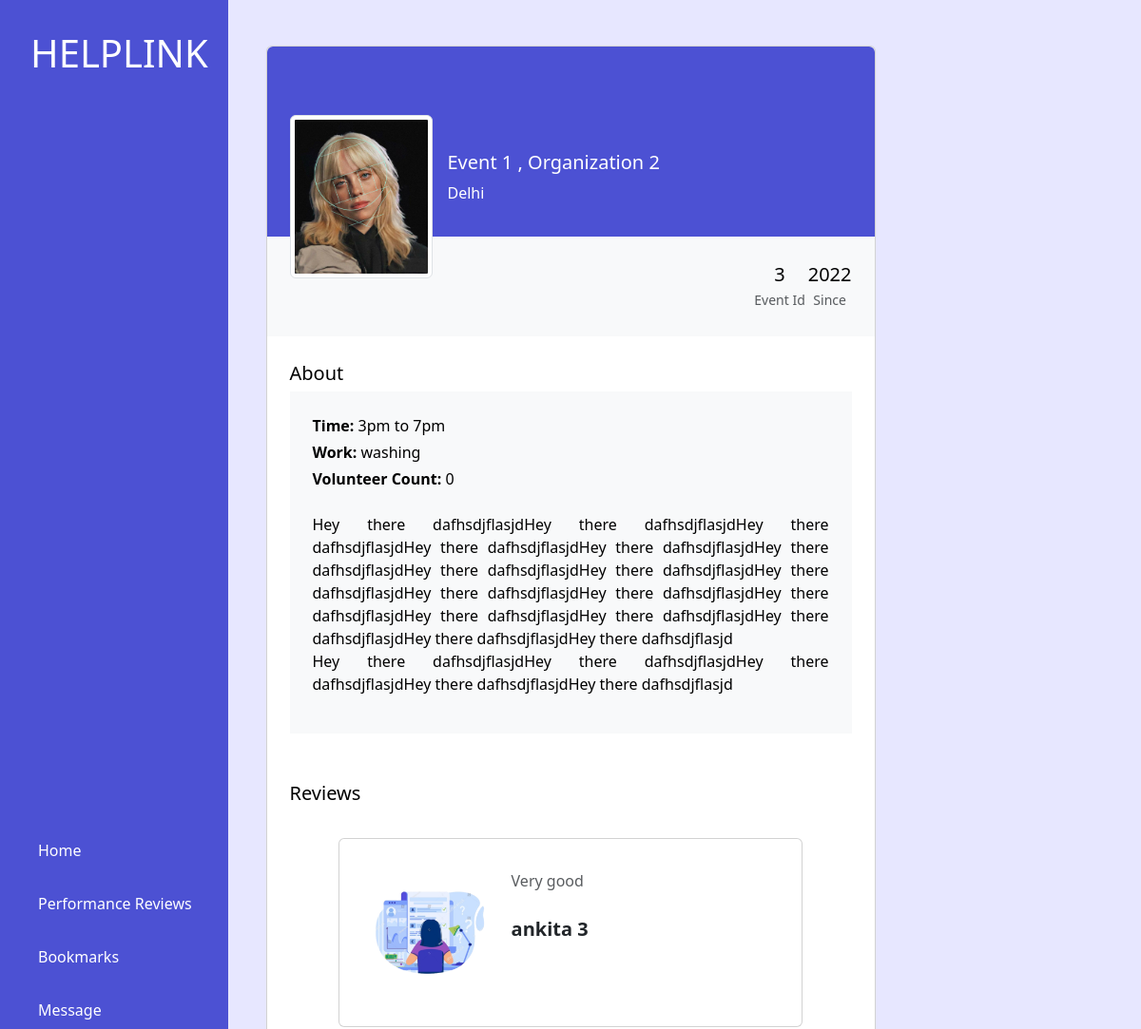
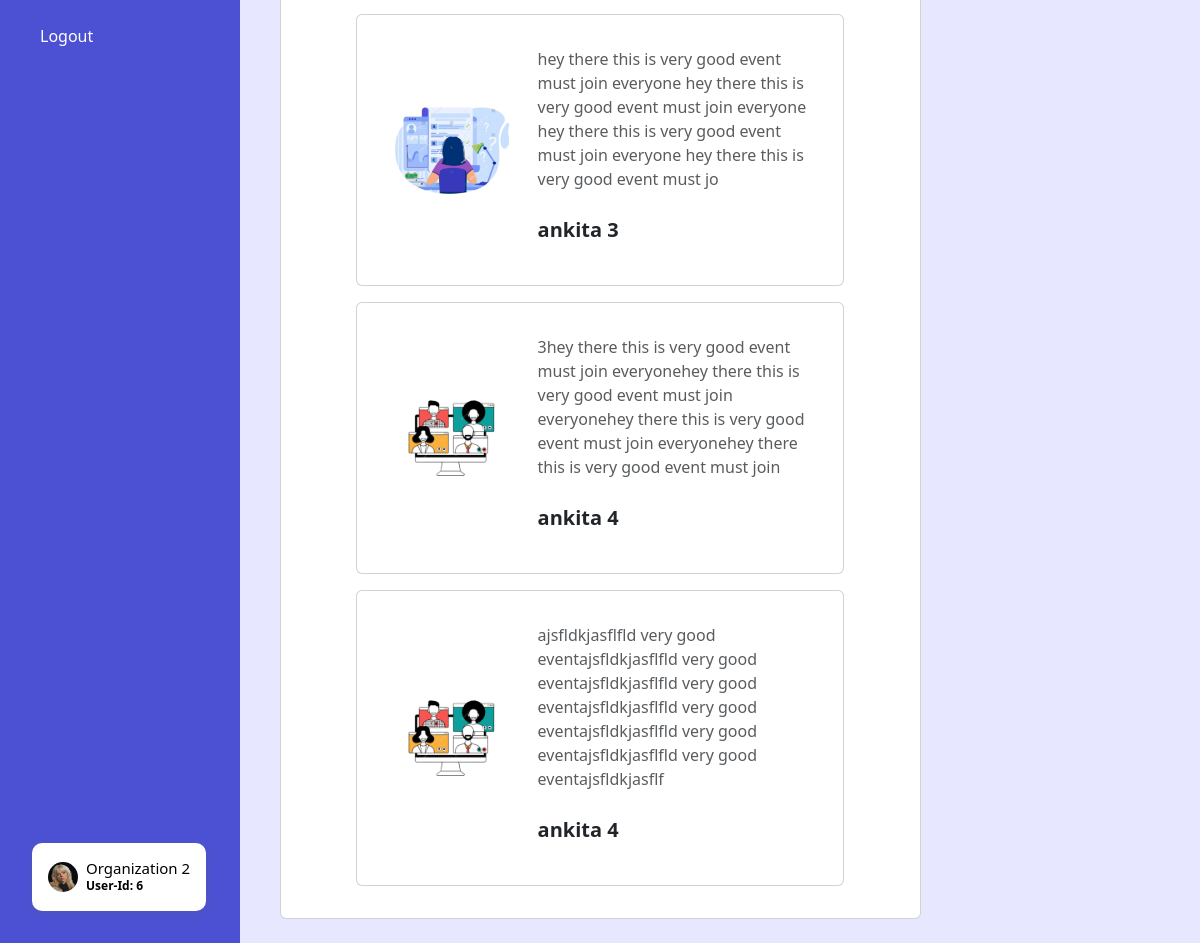
/dashboard/organization/event.php?catid=3 (signed in), run on the app's committed database (2 pictures, top to bottom).
### tables this page shows
CREATE TABLE `organization` (
  `id` int(6) NOT NULL,
  `name` varchar(30) NOT NULL,
  `email` varchar(100) NOT NULL,
  `password` varchar(255) NOT NULL,
  `created_at` datetime NOT NULL DEFAULT current_timestamp(),
  `address` varchar(200) NOT NULL,
  `about` text DEFAULT NULL,
  `img` text NOT NULL
);

CREATE TABLE `event` (
  `id` int(6) NOT NULL,
  `name` varchar(100) NOT NULL,
  `des` text NOT NULL,
  `location` varchar(120) NOT NULL,
  `posted_at` datetime NOT NULL DEFAULT current_timestamp(),
  `time` varchar(20) NOT NULL,
  `work` varchar(30) NOT NULL,
  `volunterr_count` int(6) NOT NULL,
  `organization_id` int(6) NOT NULL
);

CREATE TABLE `volunteer` (
  `id` int(6) NOT NULL,
  `name` varchar(30) NOT NULL,
  `email` varchar(100) NOT NULL,
  `age` int(3) NOT NULL,
  `location` varchar(50) NOT NULL,
  `about` text NOT NULL,
  `education` varchar(100) NOT NULL,
  `img` text NOT NULL,
  `password` varchar(255) NOT NULL,
  `created_at` datetime NOT NULL DEFAULT current_timestamp()
);

CREATE TABLE `event_review` (
  `id` int(6) NOT NULL,
  `des` text NOT NULL,
  `event_id` int(6) NOT NULL,
  `volun_id` int(6) NOT NULL,
  `posted_at` datetime NOT NULL DEFAULT current_timestamp()
);

### dashboard/organization/event.php (the view, shortened to what this page needs)
<!DOCTYPE html>
<html lang="en">
<head>
    <link href="https://cdn.jsdelivr.net/npm/bootstrap@5.3.1/dist/css/bootstrap.min.css" rel="stylesheet">
</head>
<body>
<?php
include 'header.php';
$catid = $_GET['catid'];
include 'C:/xampp/htdocs/myCodes/Fiverr hackathon/db_con.php';
$sql = "SELECT * FROM `event` WHERE `id`='$catid'";
$result = mysqli_query($conn, $sql);
while($row = mysqli_fetch_assoc($result)){
    $event_name = $row['name'];
    $event_des = $row['des'];
    $event_location = $row['location'];
    $event_time = $row['time'];
    $event_work = $row['work'];
    $event_volunteer = $row['volunterr_count'];
    $organ_id = $row['organization_id'];
    $organ_sql = "SELECT * FROM `organization` WHERE `id`='$organ_id'";
    $organ_result = mysqli_query($conn, $organ_sql);
    while($organ_row = mysqli_fetch_assoc($organ_result)){
        $img = $organ_row['img'];
        $organ_name = $organ_row['name'];
    }
}
?>
    <section class="h-100 gradient-custom-2">
        <div class="container mt-5 h-100">
            <div class="row d-flex justify-content-center align-items-center h-100">
                <div class="col col-lg-9 col-xl-7">
                    <div class="card">
                        <div class="rounded-top text-white d-flex flex-row" style="background-color: #4C51D3; height:200px;">
                            <div class="ms-4 mt-5 d-flex flex-column" style="width: 150px;">
                                <img src="profile_pictures/<?=$img?>" alt="Generic placeholder image" class="img-fluid img-thumbnail mt-4 mb-2" style="width: 150px; z-index: 1">
                            </div>
                            <div class="ms-3" style="margin-top: 110px;">
                                <h5><?php echo $event_name.' , '.$organ_name ?></h5>
                                <p><?php echo $event_location?></p>
                            </div>
                        </div>
                        <div class="p-4 text-black" style="background-color: #f8f9fa;">
                            <div class="d-flex justify-content-end text-center py-1">
                                <div>
                                    <p class="mb-1 h5 px-4"><?php echo $catid?></p>
                                    <p class="small text-muted mb-0">Event Id</p>
                                </div>
                                <div>
                                    <p class="mb-1 h5">2022</p>
                                    <p class="small text-muted mb-0">Since</p>
                                </div>
                            </div>
                        </div>
                        <div class="card-body p-4 text-black">
                            <div class="mb-5">
                                <p class="lead fw-normal mb-1">About</p>
                                <div class="p-4" style="background-color: #f8f9fa;">
                                    <p class="font-italic mb-1"><b>Time: </b><?php echo $event_time?></p>
                                    <p class="font-italic mb-1"><b>Work: </b><?php echo $event_work?></p>
                                    <p class="font-italic mb-0"><b>Volunteer Count: </b><?php echo $event_volunteer?></p>
                                    <br>
                                    <p style="text-align: justify;"><?php echo $event_des?></p>
                                </div>
                            </div>
                            <div class="d-flex justify-content-between align-items-center mb-4">
                                <p class="lead fw-normal mb-0">Reviews</p>
                            </div>
                            <?php
                            $sql = "SELECT * FROM `event_review` WHERE `event_id`='$catid'";
                            $result = mysqli_query($conn, $sql);
                            $count = mysqli_num_rows($result);
                            if($count==0) echo '<h3>No Reviews to show</h3>';
                            else{
                            while ($row = mysqli_fetch_assoc($result)) {
                                $volun_review_id = $row['volun_id'];
                                $volun_sql = "SELECT * FROM `volunteer` WHERE `id`='$volun_review_id'";
                                $volun_result = mysqli_query($conn, $volun_sql);
                                while ($volun_row = mysqli_fetch_assoc($volun_result)) {
                                    echo '<section class="py-2 text-center text-lg-start shadow-1-strong rounded" ; ">
                                    <div class=" row d-flex justify-content-center">
                                    <div class="col-md-10">
                                        <div class="card">
                                            <div class="card-body m-3">
                                                <div class="row">
                                                    <div class="col-lg-4 d-flex justify-content-center align-items-center mb-4 mb-lg-0">
                                                        <img src="../volunteer/profile_pictures/'?><?=$volun_row['img']?><?php echo '" class="rounded-circle img-fluid shadow-1" alt="woman avatar" width="200" height="200" />
                                                    </div>
                                                    <div class="col-lg-8">
                                                        <p class="text-muted fw-light mb-4">
                                                            ' . $row['des'] . '
                                                        </p>
                                                        <p class="fw-bold lead mb-2"><strong>'.$volun_row['name'].'</strong></p>
                                                    </div>
                                                </div>
                                            </div>
                                        </div>
                                    </div>
                            </div>
        </section>';
                                }
                            }
                        }
                            ?>
                                                    </div>
                                                </div>
                                            </div>
                                        </div>
                                    </div>
                            </section> -->
</body>
</html>

### dashboard/organization/header.php (shortened to what this page needs)
<?php
if (isset($_SESSION['organ_loggedin'])) {
    if (!$_SESSION['organ_loggedin']) {
        header('location: ../../organization/login.php');
        exit;
    } else {
        $id = "";
        $organ_username = $_SESSION['organ_username'];
        include 'C:\xampp\htdocs\myCodes\Fiverr hackathon\db_con.php';
        $sql = "SELECT * FROM `organization` WHERE `name`='$organ_username'";
        $result = mysqli_query($conn, $sql);
        while ($row = mysqli_fetch_assoc($result)) {
            $id = $row['id'];
            $img = $row['img'];
        }
    }
} else {
    header('location: ../../organization/login.php');
    exit;
}
?>
<div class="sidebar">
    <h1 class="logo">HELPLINK</h1>
    <div class="menu">
        <a href="index.php"><ion-icon name="newspaper-outline"></ion-icon>Home</a>
        <a href="#"><ion-icon name="stats-chart-outline"></ion-icon>Performance Reviews</a>
        <a href="#"><ion-icon name="bookmarks-outline"></ion-icon>Bookmarks</a>
        <a href="#"><ion-icon name="mail-unread-outline"></ion-icon>Message</a>
        <a href="logout.php"><ion-icon name="settings-outline" style="color: red;"></ion-icon>Logout</a>
    </div>
    <div class="profile" style="background-color: #fff;">
        <img class="profile-img" src="profile_pictures/<?=$img?>">
        <div class="profile-name">
            <a style="text-decoration: none; margin:0;" href="./organization_profile.php">
                <h4 style="color: #000;font-size:15px;margin:0;"><?php echo $organ_username?></h4>
            </a>
            <p style="color: #000;margin:0;"><strong>User-Id: <?php echo $id?></strong></p>
        </div>
    </div>
</div>

### dashboard/organization/event.php (style rules this page uses)
body { background: #E7E7FF; }

### dashboard/organization/header.php (style rules this page uses)
body { color: white; }
.sidebar { width: 20%; height: 100%; display: flex; flex-direction: column; align-items: flex-start; justify-content: space-between; padding: 2rem; background-color: #4C51D3; color: var(--whiteColor); position: fixed; left: 0; top: 0; }
.logo { letter-spacing: 2; }
.menu { display: flex; flex-direction: column; gap: 2rem; }
.menu a { display: flex; align-items: center; color: var(--whiteColor); text-decoration: none; }
.profile { display: flex; flex-direction: row; align-items: center; gap: 0.5rem; padding: 1rem; background-color: var(--whiteColor); color: var(--fontColor); border: none; border-radius: 10px; box-shadow: rgba(99, 99, 99, 0.2) 0px 2px 8px 0px; cursor: pointer; }
.profile-img { width: 30px; height: 30px; border-radius: 50%; }
.profile-name p { font-size: 12px; }

### data on the page
organization: img (picture), id "6", name "Organization 2"
event: name "Event 1", location "Delhi", time "3pm to 7pm", work "washing", volunterr_count "0", des "Hey there dafhsdjflasjdHey there dafhsdjflasjdHey there dafhsdjflasjdHey there dafhsdjflasjdHey there dafhsdjflasjdHey there dafhsdjflasjdHey there dafhsdjflasjdHey there dafhsdjflasjdHey there dafhsdjflasjdHey there dafhsdjflasjdHey there dafhsdjflasjdHey there dafhsdjflasjdHey there dafhsdjflasjdHey there dafhsdjflasjdHey there dafhsdjflasjdHey there dafhsdjflasjdHey there dafhsdjflasjd Hey there dafhsdjflasjdHey there dafhsdjflasjdHey there dafhsdjflasjdHey there dafhsdjflasjdHey there dafhsdjflasjd"
event_review: des "Very good"
volunteer: img (picture), name "ankita 3"
event_review: des "hey there this is very good event must join everyone hey there this is very good event must join everyone hey there this is very good event must join everyone hey there this is very good event must jo"
event_review: des "3hey there this is very good event must join everyonehey there this is very good event must join everyonehey there this is very good event must join everyonehey there this is very good event must join"
volunteer: img (picture), name "ankita 4"
event_review: des "ajsfldkjasflfld very good eventajsfldkjasflfld very good eventajsfldkjasflfld very good eventajsfldkjasflfld very good eventajsfldkjasflfld very good eventajsfldkjasflfld very good eventajsfldkjasflf"

### other printed values
$organ_username "Organization 2"
$catid "3"
